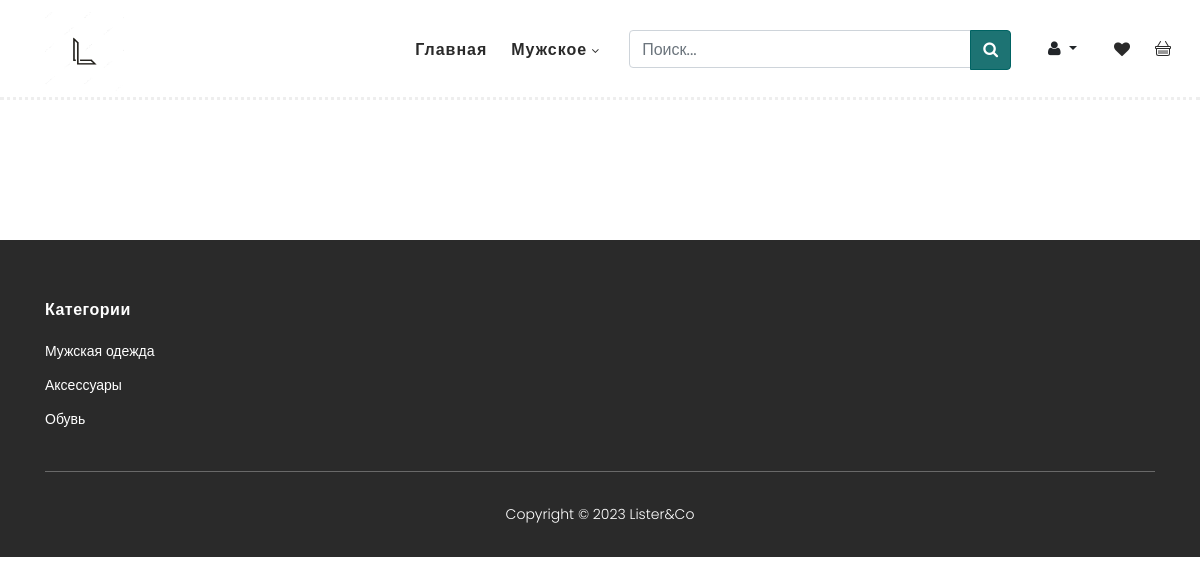
The page /favorites/ (signed in) on the database as committed earlier.
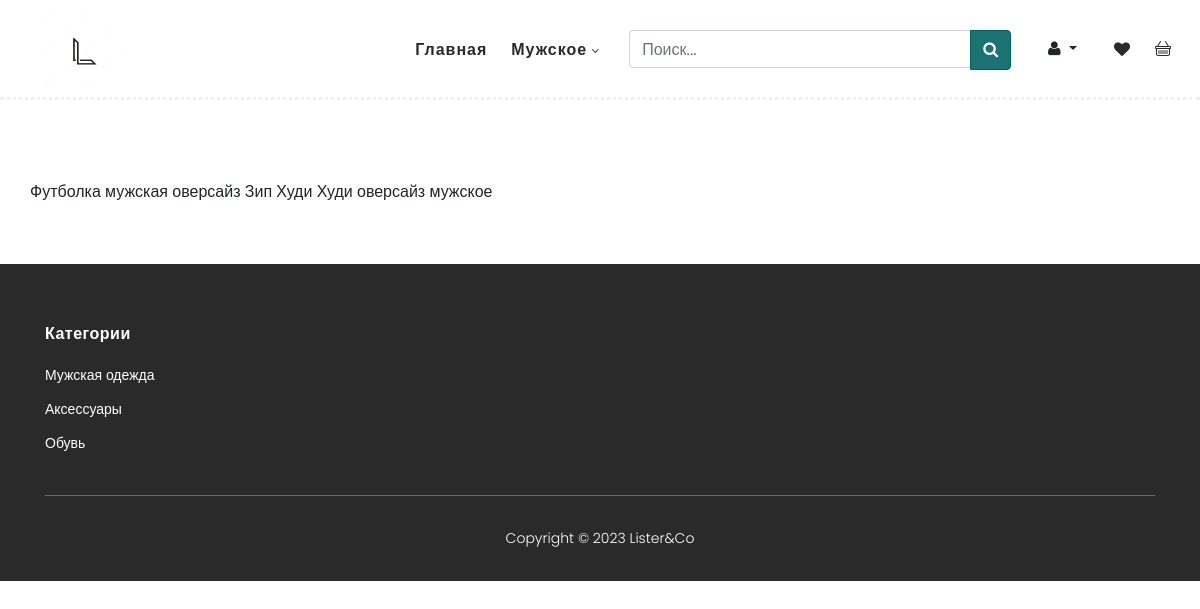
The same page on the database as committed later.
### store/models.py (models this page shows, shortened)
class Favorite(models.Model):
    user = models.ForeignKey(User, on_delete=models.CASCADE)
    product = models.ForeignKey(Product, on_delete=models.CASCADE)

class Product(models.Model):
    name = models.CharField(max_length=100)
    description = models.TextField()
    materials = models.CharField(max_length=100)
    price = models.IntegerField( null=True)
    photo = models.ImageField(upload_to="photos/%Y/%m/%d", null=True)
    photo2 = models.ImageField(upload_to="photos/%Y/%m/%d", null=True)
    photo3 = models.ImageField(upload_to="photos/%Y/%m/%d", null=True)
    time_create = models.TimeField(auto_now_add=True)
    category = models.ForeignKey('Category', on_delete=models.PROTECT)
    class Meta:
        verbose_name = 'Одежда'
        verbose_name_plural = 'Одежда'
    def __str__(self):
        return self.name

### store/views.py (the view)
# urls.py: path('favorites/', favorite_details, name='favorites'),
def favorite_details(request):
    user = request.user
    user_favorites = reversed(Favorite.objects.filter(user=request.user))
    categorys = Category.objects.all()
    context = {
        'user': user,
        'user_favorites': user_favorites,
        'title': 'Избранное',
        'categorys': categorys,
    }
    return render(request, 'store/favorite_detail.html', context)

### store/models.py (called while the page is built)
    def get_absolute_url(self):
        return reverse('category', kwargs={'cid': self.pk})

### store/templates/store/favorite_detail.html
{% extends 'store/base.html' %}
{% block content %}
    <section class="section single-p" id="product">
        <div class="container">
            <div class="row">
                {% for u in user_favorites %}
                    {{u.product}}
                {% endfor %}
            </div>
        </div>
    </section>
{% endblock %}

Rows that differ between the two databases and show on the page:
added Favorite: product "Футболка мужская оверсайз"
added Favorite: product "Зип Худи"
added Favorite: product "Худи оверсайз мужское"
